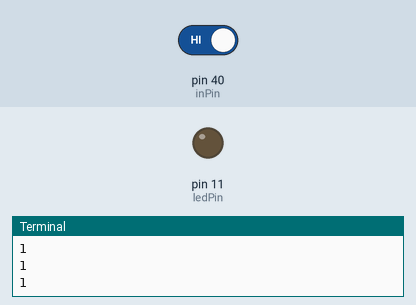
Simulated run of this program. Board: Raspberry Pi (header pin numbers). On the bench: output pins drawn as LEDs (lit = HIGH), the last lines printed to the terminal. Inputs (shaded band) come from the test bench; at power-on: pin 40 (inPin) HIGH.

Above: at 1.2 s.
1.3 s: pin 40 (inPin) driven LOW
At 2.5 s:
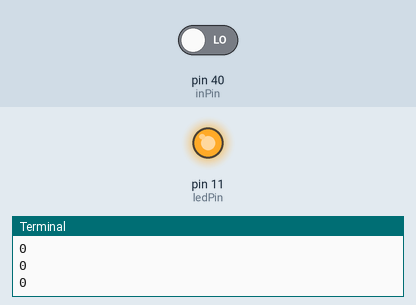
2.8 s: pin 40 (inPin) driven HIGH
At 3.7 s:
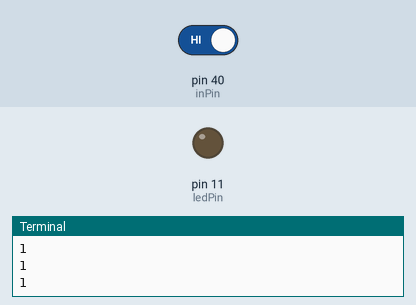
Timing chart, 0 to 5.8 s (numbered marks = the images above; inputs shaded):
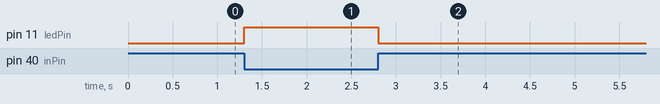

The program:

GPIO_input_w_LED.py
```python
import RPi.GPIO as GPIO
from time import sleep

GPIO.setmode(GPIO.BOARD)

 # Set pin numbers
inPin = 40
ledPin = 11

# Set pin 40 as input, pin 11 as output
GPIO.setup(inPin, GPIO.IN)
GPIO.setup(ledPin, GPIO.OUT)

# Run until ctrl + C
try:
    while True:

        # Read input from pin 40
        readVal=GPIO.input(inPin)
        print(readVal)

        # if button pushed down, LED will turn on
        if readVal == 0:
            GPIO.output(ledPin, True)
        else:
            GPIO.output(ledPin, False)
        sleep(.1)
except KeyboardInterrupt:
    GPIO.cleanup()
    print()
```

Measured:
- after the input at 1.3 s, pin 11 (ledPin): LOW → HIGH at once
- after the input at 2.8 s, pin 11 (ledPin): HIGH → LOW at once
